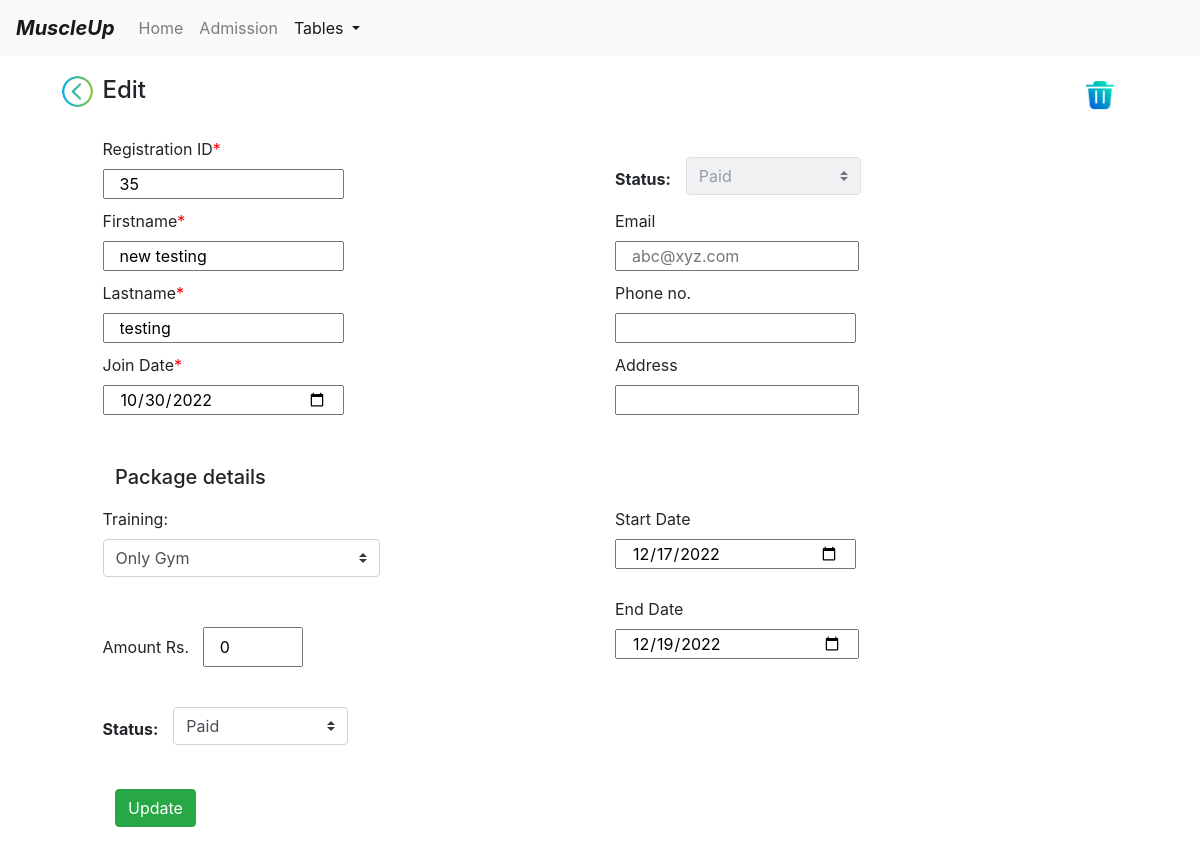
/edit/35/ (signed in), run on the app's committed database.
### model.py (models this page shows)
class Members(db.Model):
    id = db.Column(db.Integer, primary_key=True)
    firstname = db.Column(db.String(30))
    lastname = db.Column(db.String(30))
    phoneno = db.Column(db.Integer)
    email = db.Column(db.String(30))
    joindate = db.Column(db.String(11))
    startdate = db.Column(db.String(11))
    enddate = db.Column(db.String(11))
    address = db.Column(db.String(100))
    status = db.Column(db.String(10))
    training = db.Column(db.String(10))
    amount = db.Column(db.Integer)

### app.py (the view, shortened to what this page needs)
@app.route("/edit/<int:id>/", methods=['GET', 'POST'])
def edit(id):
    try:
        if "username" not in session:
            flash("Please log in first")
            return render_template("login.html")
        entry = Members.query.filter_by(id=id).first()
        return render_template("update.html", entry=entry, path="edit", back="table")
    except:
        return make_response("Something went wrong. Call Developer!")

### templates/update.html (shortened to what this page needs)
<!DOCTYPE html>
<html lang="en">
<head>
    <link href="https://cdn.jsdelivr.net/npm/bootstrap@4.0.0/dist/css/bootstrap.min.css"
 rel="stylesheet">
</head>
<body>
<nav class="navbar navbar-expand-lg navbar-light bg-light">
    <a class="navbar-brand" href="/home"><b><i>MuscleUp</i></b></a>
    <div class="collapse navbar-collapse" id="navbarSupportedContent">
        <ul class="navbar-nav mr-auto">
            <li class="nav-item ">
                <a class="nav-link" href="/home">Home <span class="sr-only">(current)</span></a>
            </li>
            <li class="nav-item">
                <a class="nav-link" href="/form">Admission</a>
            </li>
            <li class="nav-item dropdown active">
                <a aria-expanded="false" aria-haspopup="true" class="nav-link dropdown-toggle" data-toggle="dropdown"
                   href="#"
                   id="navbarDropdown" role="button">
                    Tables
                </a>
            </li>
        </ul>
    </div>
</nav>
<form action="/{{path}}/{{entry.id}}" method="POST">
    <div class="Container" style="margin-top: 20px">
        <div class="row">
            <div class="col-1">
                <a href="/{{back}}">
                    <img src="/static/5.png" style="margin-left:60px;margin-top:-2px;" width="35px">
                </a>
            </div>
            <div class="col-4">
                <h4> Edit</h4><br>
            </div>
            <div class="col-5"></div>
            <div class="col-1" style="margin-top:10px">
                <a href="/delete/{{entry.id}}">
                    <img src="/static/trash.png" style="margin-left:60px;margin-top:-10px;" width="30px">
                </a>
            </div>
        </div>
        <div class="form row">
            <div class="col-1"></div>
            <div class="col-5">
                <label>Registration ID</label><label style="color:red;">*</label> <br>
                <input class="col-6" name="id" type="number" value="{{entry.id}}" required readonly>
            </div>
            <div class="col-0.5" style="margin-top:30px;margin-right:0px;margin-left:15px;">
                <label><strong>Status:</strong></label>
            </div>
            <div class="col-2" style="margin-top:20px;">
                <select class="custom-select custom-select" disabled>
                    <option name="notpaid" selected value="notPaid">{{entry.status}}</option>
                </select>
            </div>
        </div>
        <div class="form row" style="margin-top: 10px">
            <div class="col-1"></div>
            <div class="col-5">
                <label>Firstname</label><label style="color:red;">*</label> <br>
                <input class="col-6" name="firstname" placeholder="firstname" type="text" value="{{entry.firstname}}" required>
            </div>
            <div class="col-6">
                <label>Email</label>
                <br><input class="col-5" name="email" placeholder="abc@xyz.com" type="email" value="{{entry.email}}">
            </div>
        </div>
        <div class="form row" style="margin-top: 10px">
            <div class="col-1"></div>
            <div class="col-5">
                <label>Lastname</label><label style="color:red;">*</label> <br>
                <input class="col-6" name="lastname" placeholder="lastname" type="text" value="{{entry.lastname}}" required>
            </div>
            <div class="col-5">
                <label>Phone no.</label> <br>
                <input class="col-6" name="phoneno" type="tel" pattern="[0-9]{10}" value="{{entry.phoneno}}">
            </div>
        </div>
        <div class="form row" style="margin-top: 10px;">
            <div class="col-1"></div>
            <div class="col-5">
                <label>Join Date</label><label style="color:red;">*</label> <br>
                <input class="col-6" name="joindate" type="date" value="{{entry.joindate}}" required>
            </div>
            <div class="col-6">
                <label>Address</label>
                <br><input class="col-5" name="address" type="text" value="{{entry.address}}">
            </div>
        </div>
        <div class="form row" style="margin-top: 50px">
            <div class="col" style=" padding-left:130px">
                <h5>Package details</h5>
            </div>
        </div>
        <div class="form row" style="margin-top: 10px">
            <div class="col-1"></div>
            <div class="col-3" style="margin-top: 0px">
                <label>Training:</label>
                <select class="custom-select custom-select" name="training" id="training">
                    {% if entry.training == "Only Gym" %}
                    <option value="Only Gym" selected>Only Gym</option>
                    {% elif entry.training == "Only Cardio" %}
                    <option>None</option>
                    <option value="Only Gym">Only Gym</option>
                    <option value="Only Cardio" selected>Only Cardio</option>
                    <option value="Gym+Cardio">Gym+Cardio</option>
                    {% elif entry.training == "Gym+Cardio" %}
                    <option>None</option>
                    <option value="Only Gym">Only Gym</option>
                    <option value="Only Cardio">Only Cardio</option>
                    <option value="Gym+Cardio" selected>Gym+Cardio</option>
                    {% else %}
                    <option selected >Select Training</option>
                    <option value="Only Gym">Only Gym</option>
                    <option value="Only Cardio">Only Cardio</option>
                    <option value="Gym+Cardio">Gym+Cardio</option>
                    {% endif %}
                </select>
            </div>
            <div class="col-2"></div>
            <div class="col-5">
                <label>Start Date</label> <br>
                <input class="col-6" name="startdate" type="date" value="{{entry.startdate}}">
            </div>
        </div>
        <div class="form row" style="margin-top: 20px">
            <div class="col-1"></div>
            <div class="col-5" style="margin-top:30px;">
                <label>Amount Rs.</label> &nbsp
                <input class="col-6" type="number" name="amount" id="amount" style="height:40px;width:100px;" value="{{entry.amount}}">
            </div>
            <div class="col-6">
                <label>End Date</label>
                <br><input class="col-5" name="enddate" type="date" value="{{entry.enddate}}">
            </div>
        </div>
        <div class="form row" style="margin-top: 20px">
            <div class="col-1"></div>
             <div class="col-0.5" style="margin-top:30px;margin-right:0px;margin-left:15px;">
                <label><strong>Status:</strong></label>
            </div>
            <div class="col-2" style="margin-top:20px;">
                <select class="custom-select custom-select" name="status" >
                   {% if entry.status == "Paid" %}
                    <option selected value="Paid">Paid</option>
                    {% elif entry.status == "Not Paid" %}
                    <option  value="Paid">Paid</option>
                    <option selected value="Not Paid">Not Paid</option>
                    {% else %}
                    <option  value="Paid">Paid</option>
                    <option selected value="Not Paid">Not Paid</option>
                    {% endif %}
                </select>
            </div>
            <div class="col-6">
            </div>
        </div>
        <div class="form row" style="margin-top: 10px">
            <div class="col" style="padding-left:130px; margin-top:30px">
                <button class="btn btn-success" data-target="#mymodal" data-toggle="modal" type="button">
                    Update
                </button>
            </div>
        </div>
    </div>
    <br><br>
</form>
</body>
</html>

### data on the page
Members: id "35", status "Paid", firstname "new testing", lastname "testing", joindate "10/30/2022", training "Only Gym", startdate "12/17/2022", amount "0", enddate "12/19/2022"
